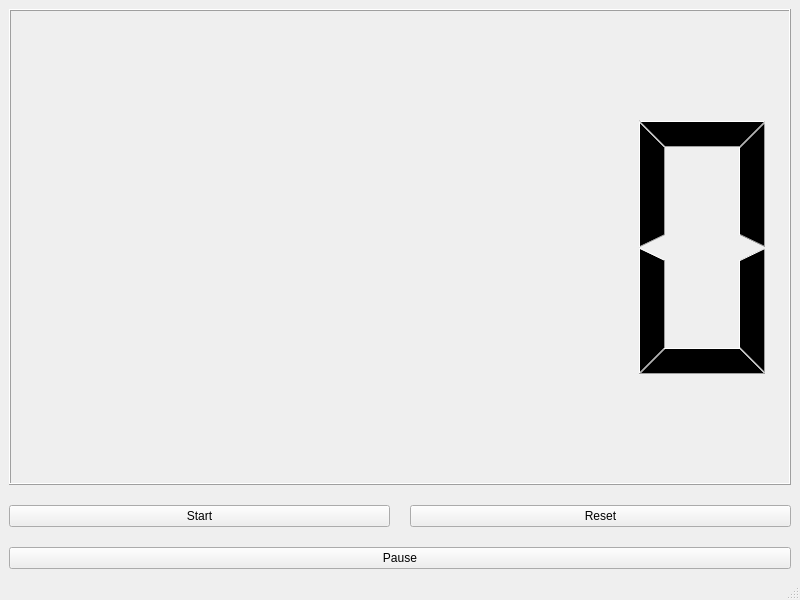
<?xml version="1.0" encoding="UTF-8"?>
<ui version="4.0">
 <class>Potato</class>
 <widget class="QMainWindow" name="Potato">
  <property name="geometry">
   <rect>
    <x>0</x>
    <y>0</y>
    <width>800</width>
    <height>600</height>
   </rect>
  </property>
  <property name="windowTitle">
   <string>MainWindow</string>
  </property>
  <widget class="QWidget" name="centralwidget">
   <layout class="QGridLayout" name="gridLayout">
    <item row="0" column="0">
     <layout class="QVBoxLayout" name="verticalLayout" stretch="5,7,0">
      <property name="spacing">
       <number>20</number>
      </property>
      <property name="sizeConstraint">
       <enum>QLayout::SetMaximumSize</enum>
      </property>
      <item>
       <widget class="QLCDNumber" name="Timer"/>
      </item>
      <item>
       <layout class="QHBoxLayout" name="horizontalLayout_2">
        <item>
         <widget class="QPushButton" name="pushButton">
          <property name="baseSize">
           <size>
            <width>1</width>
            <height>1</height>
           </size>
          </property>
          <property name="text">
           <string>Start</string>
          </property>
         </widget>
        </item>
        <item>
         <widget class="QPushButton" name="pushButton_2">
          <property name="text">
           <string>Reset</string>
          </property>
         </widget>
        </item>
       </layout>
      </item>
      <item>
       <widget class="QPushButton" name="pushButton_3">
        <property name="text">
         <string>Pause</string>
        </property>
       </widget>
      </item>
     </layout>
    </item>
   </layout>
  </widget>
  <widget class="QMenuBar" name="menubar">
   <property name="geometry">
    <rect>
     <x>0</x>
     <y>0</y>
     <width>800</width>
     <height>21</height>
    </rect>
   </property>
  </widget>
  <widget class="QStatusBar" name="statusbar"/>
 </widget>
 <resources/>
 <connections/>
</ui>
